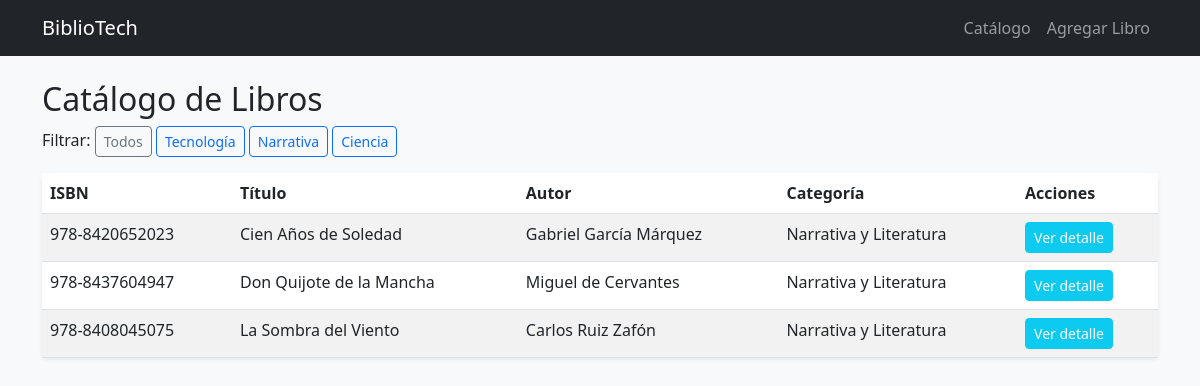
/categoria/NARRATIVA/, run on the app's committed database.
### biblioteca/models.py (models this page shows, shortened)
class Libro(models.Model):
    CATEGORIAS = [
        ('TECNOLOGIA', 'Tecnología e Informática'),
        ('NARRATIVA', 'Narrativa y Literatura'),
        ('CIENCIA', 'Ciencias Exactas y Naturales'),
        ('HISTORIA', 'Historia y Ciencias Sociales'),
    ]
    isbn = models.CharField(max_length=20, unique=True, verbose_name='ISBN')
    titulo = models.CharField(max_length=150, verbose_name='Título del Libro')
    autor = models.CharField(max_length=100, verbose_name='Autor')
    categoria = models.CharField(max_length=50, choices=CATEGORIAS, verbose_name='Categoría')
    precio_prestamo = models.IntegerField(verbose_name='Precio Préstamo ($ CLP)')
    stock_copias = models.IntegerField(verbose_name='Copias Disponibles')
    disponible = models.BooleanField(default=True, verbose_name='Disponible')
    fecha_publicacion = models.DateField(verbose_name='Fecha de Publicación')

### biblioteca/views.py (the view)
# urls.py: path('categoria/<str:cat>/', views.libros_por_categoria, name='libros_por_categoria'),
def libros_por_categoria(request, cat):
    libros = Libro.objects.filter(categoria=cat)
    return render(request, 'biblioteca/lista_libros.html', {'libros': libros, 'categoria_actual': cat})

### biblioteca/templates/biblioteca/lista_libros.html
{% extends 'biblioteca/base.html' %}
{% block content %}
<h2>Catálogo de Libros</h2>
<div class="mb-3">
    <span>Filtrar: </span>
    <a href="{% url 'lista_libros' %}" class="btn btn-sm btn-outline-secondary">Todos</a>
    <a href="{% url 'libros_por_categoria' 'TECNOLOGIA' %}" class="btn btn-sm btn-outline-primary">Tecnología</a>
    <a href="{% url 'libros_por_categoria' 'NARRATIVA' %}" class="btn btn-sm btn-outline-primary">Narrativa</a>
    <a href="{% url 'libros_por_categoria' 'CIENCIA' %}" class="btn btn-sm btn-outline-primary">Ciencia</a>
</div>
<table class="table table-striped table-hover bg-white rounded shadow-sm">
    <thead>
        <tr>
            <th>ISBN</th><th>Título</th><th>Autor</th><th>Categoría</th><th>Acciones</th>
        </tr>
    </thead>
    <tbody>
        {% for libro in libros %}
        <tr>
            <td>{{ libro.isbn }}</td>
            <td>{{ libro.titulo }}</td>
            <td>{{ libro.autor }}</td>
            <td>{{ libro.get_categoria_display }}</td>
            <td><a href="{% url 'detalle_libro' libro.id %}" class="btn btn-sm btn-info text-white">Ver detalle</a></td>
        </tr>
        {% empty %}
        <tr><td colspan="5">No hay libros registrados.</td></tr>
        {% endfor %}
    </tbody>
</table>
{% endblock %}

### data on the page
Libro: isbn "978-8420652023", titulo "Cien Años de Soledad", autor "Gabriel García Márquez", categoria "Narrativa y Literatura"
Libro: isbn "978-8437604947", titulo "Don Quijote de la Mancha", autor "Miguel de Cervantes", categoria "Narrativa y Literatura"
Libro: isbn "978-8408045075", titulo "La Sombra del Viento", autor "Carlos Ruiz Zafón", categoria "Narrativa y Literatura"
